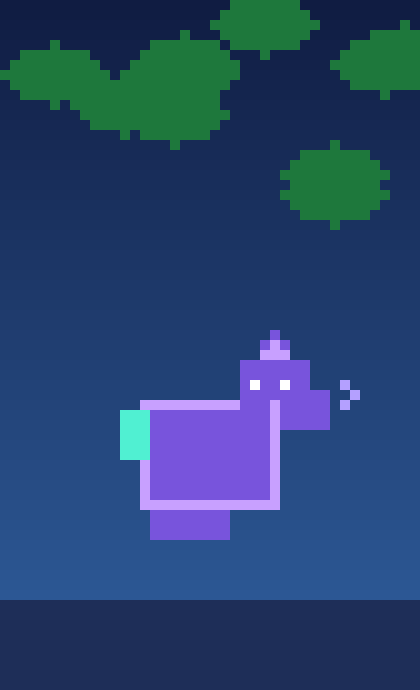
#> input picture magic-internet-artworks/artwork/magic-internet-artwork-0001.png, 420 x 690 px
$ python makeFrameBanner.py
#> lines starting #> are read from the running program, lines starting #| are printed output that depends on the picture
# Builds frame/og banner (1200x630, 1.91:1) from Magic Internet Artwork #1.
# Usage: python scripts/makeFrameBanner.py
from PIL import Image, ImageDraw, ImageFont
import os

ROOT = os.path.dirname(os.path.dirname(os.path.abspath(__file__)))
SRC = os.path.join(ROOT, "magic-internet-artworks", "artwork", "magic-internet-artwork-0001.png")
OUT = os.path.join(ROOT, "magic-internet-artworks", "frame", "frame-banner.png")

W, H = 1200, 630
BG = (13, 13, 18)
CARD = (23, 23, 28)
BORDER = (255, 255, 255, 22)

def font(size, bold=False):
    name = "arialbd.ttf" if bold else "arial.ttf"
    for d in ("C:/Windows/Fonts", "C:\\Windows\\Fonts"):
        p = os.path.join(d, name)
        if os.path.exists(p):
            return ImageFont.truetype(p, size)
    return ImageFont.load_default()

art = Image.open(SRC).convert("RGBA")
scale = 390 / art.height
#> scale = 0.565
art = art.resize((round(art.width * scale), 390), Image.NEAREST)
#> art: PIL image 237x390 RGBA
ax, ay = 70, (H - art.height) // 2
#> ax = 70; ay = 120

canvas = Image.new("RGBA", (W, H), BG)
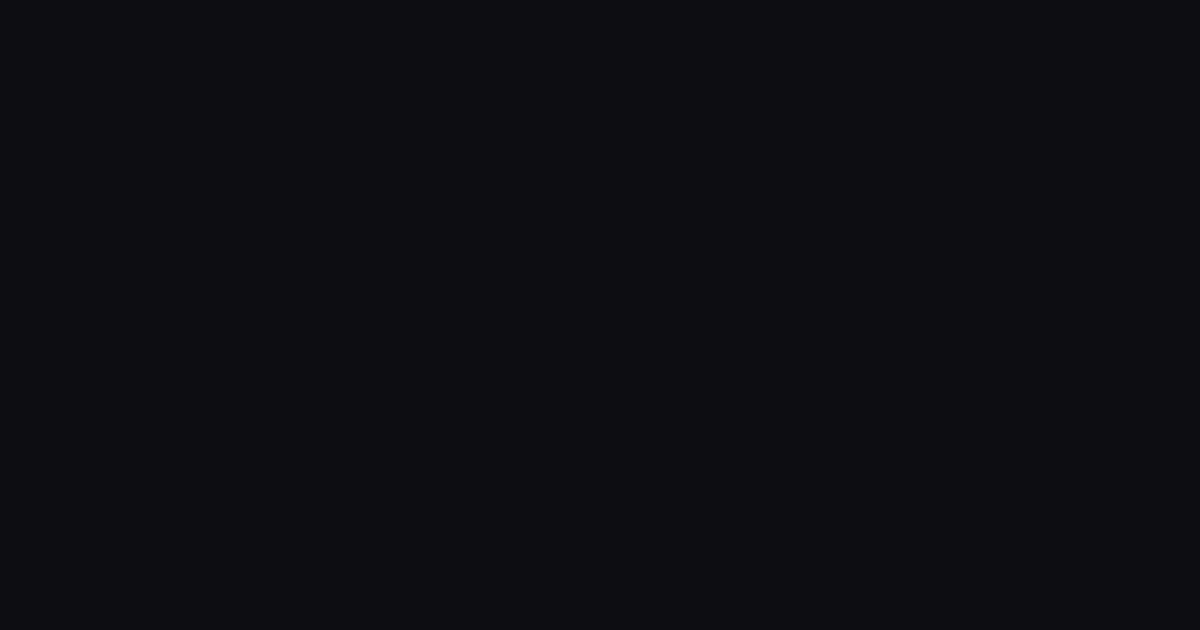
#> canvas: PIL image 1200x630 RGBA; mean R, G, B, A 13, 13, 18, 255
canvas.paste(art, (ax, ay))
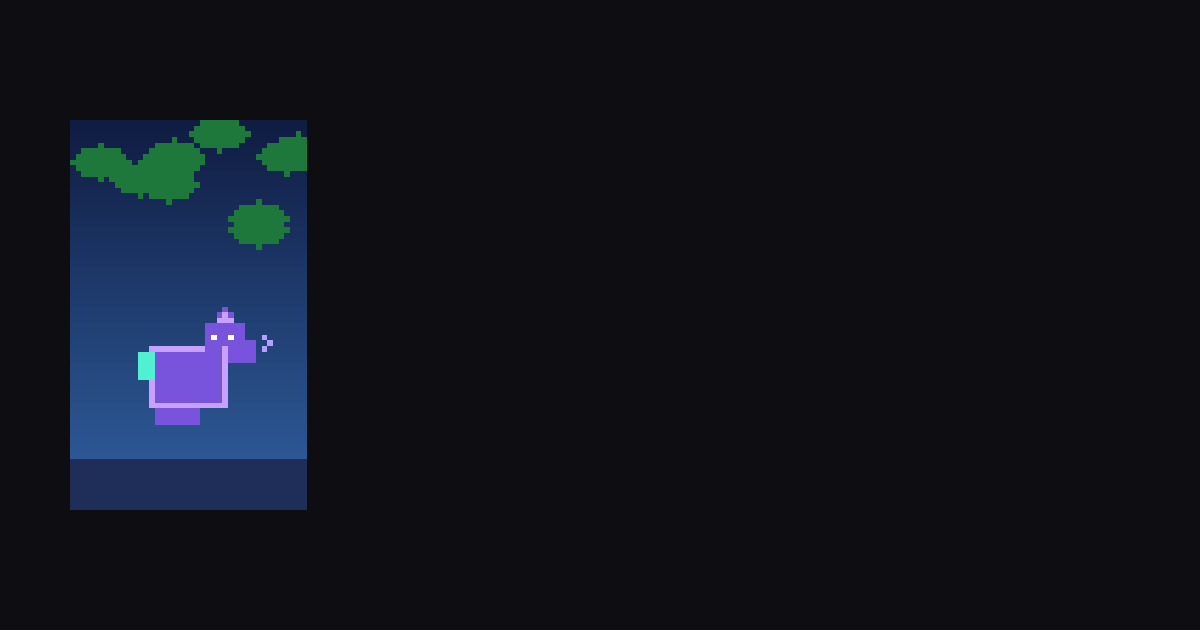
#> canvas: PIL image 1200x630 RGBA; mean R, G, B, A 16.2, 19.7, 29.3, 255
card = Image.new("RGBA", (470, 390), CARD)
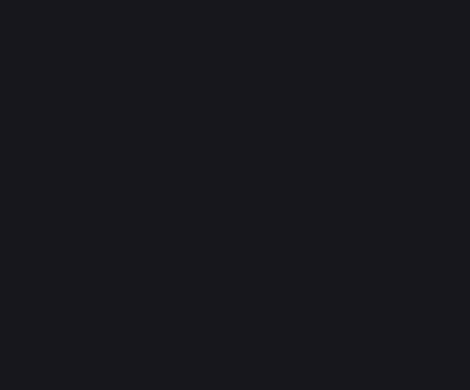
#> card: PIL image 470x390 RGBA; mean R, G, B, A 23, 23, 28, 255
canvas.paste(card, (680, ay))
d = ImageDraw.Draw(canvas)

tx = 705
d.text((tx, 150), "MAGIC INTERNET", font=font(40, True), fill=(255, 255, 255))
d.text((tx, 202), "ARTWORKS", font=font(40, True), fill=(255, 255, 255))
d.text((tx, 262), "A series of 98 procedural", font=font(22), fill=(210, 210, 218))
d.text((tx, 296), "pixel artworks. Each piece:", font=font(22), fill=(210, 210, 218))
d.text((tx, 330), "one living subject, five traits.", font=font(22), fill=(210, 210, 218))
d.text((tx, 384), "Mint on Robinhood Chain testnet", font=font(22, True), fill=(139, 107, 240))
d.rectangle((ax, ay, ax + art.width, ay + art.height), outline=BORDER, width=3)
d.rectangle((680, ay, 680 + 470, ay + 390), outline=(64, 64, 74), width=1)

canvas.convert("RGB").save(OUT, optimize=True)
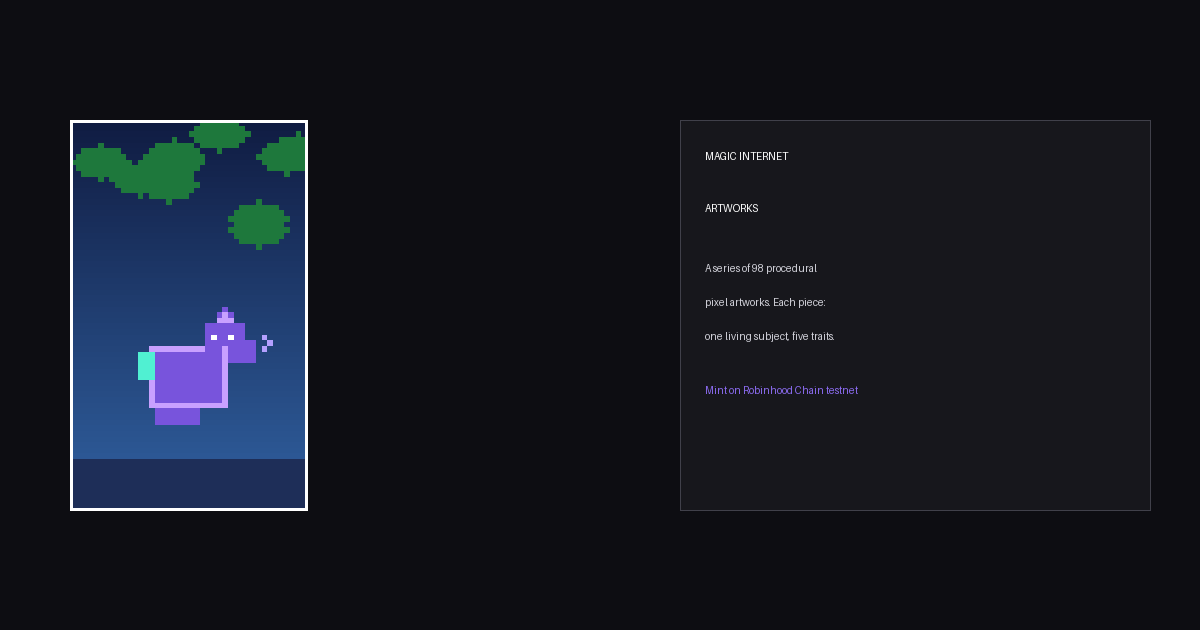
#> saved as frame-banner.png: PIL image 1200x630 RGB; mean R, G, B 20.2, 23.6, 33.1
print("banner:", OUT, canvas.size)
#| banner: magic-internet-artworks/frame/frame-banner.png (1200, 630)
